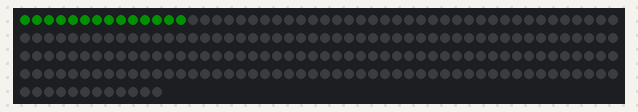
A sketch run on a simulated ESP8266 (NodeMCU). Shown: 212 RGB LEDs in strip order, left to right, continuing on the next row. Dim RGB values are drawn brighter than linear; WiFi joins after 1.5 s; servers stay silent unless stated.

Above: at 1.8 s.

The sketch:

Arduino_esp_code.ino
```cpp
/*   Includes   */
#include <SPI.h>
#include <FastLED.h>

// CONFIG //
#define LEDBEAM_4 1;  //Put here which seinpaal you are uploading to.
#include "devices.h"

//END OF CONFIG//


//Used for status ring
boolean receivedPacket=false;

#if defined(USING_WIZNET)
  #include <Ethernet.h>
  #include <EthernetUdp.h>
#elif defined(USING_ESP8266)
  #include "wifi_credentials.h"
  #include <ESP8266WiFi.h>
  #include <WiFiUdp.h>
#endif


char packetBuffer[LED_PACKET_BUFFER];
CRGB leds[NUM_LEDS];

#if defined(USING_WIZNET)
  EthernetUDP Udp;
  void showStatus() //RED = No connection, GREEN = Yes connection, BLUE = HARDWARE ERROR
    {
    for (int i = 0; i<14; i++){
      leds[i].r = 15 * (((Ethernet.linkStatus()==Unknown) || (Ethernet.linkStatus()==LinkOFF)) && (!(Ethernet.hardwareStatus() == EthernetNoHardware)));
      leds[i].g = 15* ((Ethernet.linkStatus()==LinkON));
      leds[i].b = 15* (Ethernet.hardwareStatus() == EthernetNoHardware);
      //Serial.println(leds[i]);
    }
    FastLED.show();

    delay(100);
    }
  #define UDP_TX_PACKET_MAX_SIZE LED_PACKET_BUFFER //24 bytes by default on Atmega. Very large on ESP
#elif defined(USING_ESP8266)
  WiFiUDP Udp;
  void showStatus() //RED = No connection, GREEN = Yes connection, BLUE = HARDWARE ERROR
    {
    for (int i = 0; i<14; i++){
      leds[i].r = 15 * (WiFi.status() != WL_CONNECTED);
      leds[i].g = 15* (WiFi.status() == WL_CONNECTED);
      leds[i].b = 15* (WiFi.status()== WL_NO_SSID_AVAIL);
      //Serial.println(leds[i]);
    }
    FastLED.show();
    delay(100);
    }
#endif


/*   Functions   */

void setup() {
  Serial.begin(115200); //Somehow it is super important to have this here. Without it, ESP will go blinky on the LEDs...
FastLED.addLeds<WS2812B, DATA_PIN, GRB>(leds, NUM_LEDS);
for (int i = 0; i<NUM_LEDS; i++){
  leds[i] = CRGB::Black;
  }
  delay(100);

#if defined(USING_WIZNET) || defined(USING_ENC)
  Ethernet.begin(mac, ip, gateway);
#elif defined(USING_ESP8266)
  wifi_set_macaddr(0, const_cast<uint8*>(mac));
  WiFi.config(ip, gateway, subnet);
  WiFi.begin(WIFI_SSID, WIFI_PASS);
  while (WiFi.status() != WL_CONNECTED){
    showStatus();
    delay(100);
    }
#endif

  Udp.begin(localPort);
}


void parsePacket2(int num){
  unsigned int iled;
  for (int i = 0; i<num; i++){
    iled = ((int)packetBuffer[i*3]<<4) + (((int)packetBuffer[i*3 + 1]&0b11110000)>>4); //first 1.5 bytes are led index
    leds[iled].r = (packetBuffer[i*3 + 1]&0b00001111)<<4;                   //4th half byte
    leds[iled].g =  packetBuffer[i*3 + 2]&0b11110000;                       //5th half byte
    leds[iled].b = (packetBuffer[i*3 + 2]&0b00001111)<<4;                   //6th=last half byte
  }
}

void loop() {
  int packetSize = Udp.parsePacket();
  if (!receivedPacket)
    {
    showStatus();
    }
  if(packetSize) {
    Udp.read(packetBuffer, UDP_TX_PACKET_MAX_SIZE); //read to buffer
    parsePacket2(packetSize/3);
    receivedPacket=true;
    FastLED.show();
  }
}
```

devices.h
```cpp
// CONSTANTS FOR ALL DEVICES //
#define LED_PACKET_BUFFER 320
unsigned int localPort = 8888;
byte gateway[] = { 10, 20, 30, 1} ;
byte subnet[] = { 255, 255, 255, 0} ;


//DEVICE SPECIFIC CONSTANTS
#if defined(SEINPAAL_1)
  #define USING_WIZNET 1;
	byte mac[] = {0xBE, 0xEF, 0x13, 0x37, 0xBE, 0x07};
	byte ip[] = { 10, 20, 30, 2};
  #define DATA_PIN 3 //On Arduino we use D3 as data out
  #define NUM_LEDS 300 //Seinpaal has 300 LEDs
#endif

#if defined(SEINPAAL_2)
  #define USING_WIZNET 1;
	byte mac[] = {0xBE, 0xEF, 0x13, 0x37, 0xBE, 0x08};
	byte ip[] = {  10, 20, 30, 3};
  #define DATA_PIN 3 //On Arduino we use D3 as data out
  #define NUM_LEDS 300 //Seinpaal has 300 LEDs
#endif


#if defined(SEINPAAL_3)
  #define USING_WIZNET 1;
  byte mac[] = {0xBE, 0xEF, 0x13, 0x37, 0xBE, 0x09};
  byte ip[] = {  10, 20, 30, 4 };
  #define DATA_PIN 3 //On Arduino we use D3 as data out
  #define NUM_LEDS 300 //Seinpaal has 300 LEDs
#endif

#if defined(SEINPAAL_4)
  #define USING_WIZNET 1;
  byte mac[] = {0xBE, 0xEF, 0x13, 0x37, 0xBE, 0x0A};
  byte ip[] = {  10, 20, 30, 5 };
  #define DATA_PIN 3 //On Arduino we use D3 as data out
  #define NUM_LEDS 300 //Seinpaal has 300 LEDs
#endif

#if defined(SEINPAAL_5)
  #define USING_WIZNET 1;
  byte mac[] = {0xBE, 0xEF, 0x13, 0x37, 0xBE, 0x0B};
  byte ip[] = {  10, 20, 30, 6 };
  #define DATA_PIN 3 //On Arduino we use D3 as data out
  #define NUM_LEDS 300 //Seinpaal has 300 LEDs
#endif

#if defined(SEINPAAL_6)
  #define USING_WIZNET 1;
  byte mac[] = {0xBE, 0xEF, 0x13, 0x37, 0xBE, 0x0C};
  byte ip[] = {  10, 20, 30, 7 };
  #define DATA_PIN 3 //On Arduino we use D3 as data out
  #define NUM_LEDS 300 //Seinpaal has 300 LEDs
#endif

#if defined(SEINPAAL_7)
  #define USING_WIZNET 1;
  byte mac[] = {0xBE, 0xEF, 0x13, 0x37, 0xBE, 0x0D};
  byte ip[] = {  10, 20, 30, 8 };
  #define DATA_PIN 3 //On Arduino we use D3 as data out
  #define NUM_LEDS 300 //Seinpaal has 300 LEDs
#endif

#if defined(SEINPAAL_8)
  #define USING_WIZNET 1;
  byte mac[] = {0xBE, 0xEF, 0x13, 0x37, 0xBE, 0x0E};
  byte ip[] = {  10, 20, 30, 9};
  #define DATA_PIN 3 //On Arduino we use D3 as data out
  #define NUM_LEDS 300 //Seinpaal has 300 LEDs
#endif


#if defined(LEDBEAM_1) //AKA LB 1+2
  #define USING_ESP8266 1;
  byte mac[] = {0xBE, 0xEF, 0x13, 0x37, 0xBE, 0x0F};
  byte ip[] = {  10, 20, 30, 10 };
  #define DATA_PIN 0 //On ESP we use D3 as data out (GPIO0)
  #define NUM_LEDS 212 //Ledbeam has 106 LEDs, so 212 for two ledbeams
#endif

#if defined(LEDBEAM_2) //AKA LB 3+4
  #define USING_ESP8266 1;
  byte mac[] = {0xBE, 0xEF, 0x13, 0x37, 0xBE, 0x10};
  byte ip[] = {  10, 20, 30, 11 };
  #define DATA_PIN 0 //On ESP we use D3 as data out (GPIO0)
  #define NUM_LEDS 212 //Ledbeam has 106 LEDs, so 212 for two ledbeams
#endif

#if defined(LEDBEAM_3) //AKA LB 5+6
  #define USING_ESP8266 1;
  byte mac[] = {0xBE, 0xEF, 0x13, 0x37, 0xBE, 0x11};
  byte ip[] = {  10, 20, 30, 12 };
  #define DATA_PIN 0 //On ESP we use D3 as data out (GPIO0)
  #define NUM_LEDS 212 //Ledbeam has 106 LEDs, so 212 for two ledbeams
#endif

#if defined(LEDBEAM_4) //AKA LB 7+8
  #define USING_ESP8266 1;
  byte mac[] = {0xBE, 0xEF, 0x13, 0x37, 0xBE, 0x12};
  byte ip[] = {  10, 20, 30, 13 };
  #define DATA_PIN 0 //On ESP we use D3 as data out (GPIO0)
  #define NUM_LEDS 212 //Ledbeam has 106 LEDs, so 212 for two ledbeams
#endif

#if defined(LEDBEAM_5) //AKA LB 9+10
  #define USING_ESP8266 1;
  byte mac[] = {0xBE, 0xEF, 0x13, 0x37, 0xBE, 0x13};
  byte ip[] = {10, 20, 30, 14};
  #define DATA_PIN 0 //On ESP we use D3 as data out (GPIO0)
  #define NUM_LEDS 212 //Ledbeam has 106 LEDs, so 212 for two ledbeams
#endif
```

wifi_credentials_example.h
```cpp
//COPY wifi_credentials_example.h to wifi_credentials.h and change the SSID and password.
#define WIFI_SSID "SSID"
#define WIFI_PASS "Password"
```
